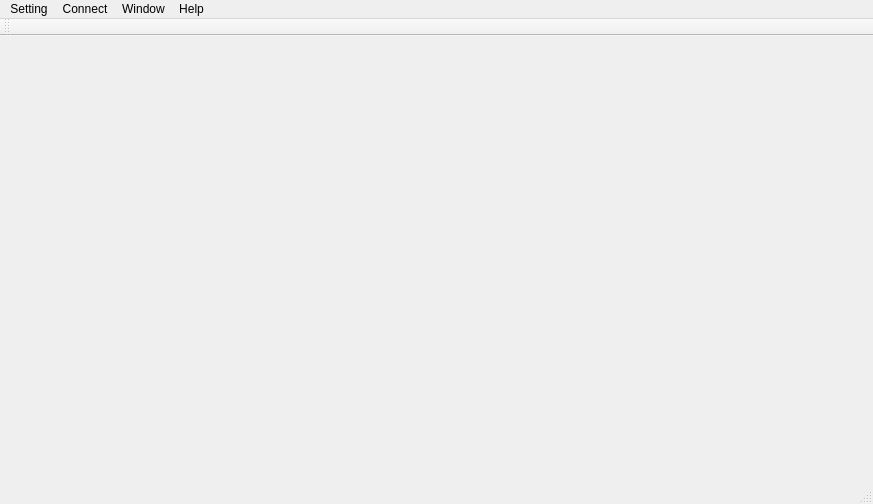
<?xml version="1.0" encoding="UTF-8"?>
<ui version="4.0">
 <class>MainWindow</class>
 <widget class="QMainWindow" name="MainWindow">
  <property name="windowModality">
   <enum>Qt::NonModal</enum>
  </property>
  <property name="geometry">
   <rect>
    <x>0</x>
    <y>0</y>
    <width>873</width>
    <height>504</height>
   </rect>
  </property>
  <property name="sizePolicy">
   <sizepolicy hsizetype="Maximum" vsizetype="Maximum">
    <horstretch>0</horstretch>
    <verstretch>0</verstretch>
   </sizepolicy>
  </property>
  <property name="windowTitle">
   <string>MainWindow</string>
  </property>
  <widget class="QWidget" name="centralWidget"/>
  <widget class="QMenuBar" name="menuBar">
   <property name="geometry">
    <rect>
     <x>0</x>
     <y>0</y>
     <width>873</width>
     <height>19</height>
    </rect>
   </property>
   <widget class="QMenu" name="menuSetting">
    <property name="title">
     <string>Setting</string>
    </property>
    <widget class="QMenu" name="menuCommunicateTool">
     <property name="title">
      <string>CommunicateTool</string>
     </property>
     <addaction name="actionSerial_Port_2"/>
     <addaction name="actionTCP_Port_2"/>
    </widget>
    <addaction name="menuCommunicateTool"/>
    <addaction name="actionSerial_Port"/>
    <addaction name="actionTCP_Port"/>
    <addaction name="actionQuit"/>
   </widget>
   <widget class="QMenu" name="menuConnect">
    <property name="title">
     <string>Connect</string>
    </property>
    <addaction name="actionConnect"/>
    <addaction name="actionDisconnect"/>
   </widget>
   <widget class="QMenu" name="menuWindow">
    <property name="title">
     <string>Window</string>
    </property>
    <addaction name="actionStruct_Window"/>
    <addaction name="actionSend_Window"/>
    <addaction name="actionRece_Window"/>
   </widget>
   <widget class="QMenu" name="menuHelp">
    <property name="title">
     <string>Help</string>
    </property>
    <addaction name="actionHow_to_use"/>
    <addaction name="actionAbout"/>
   </widget>
   <addaction name="menuSetting"/>
   <addaction name="menuConnect"/>
   <addaction name="menuWindow"/>
   <addaction name="menuHelp"/>
  </widget>
  <widget class="QStatusBar" name="statusBar"/>
  <widget class="QToolBar" name="mainToolBar">
   <attribute name="toolBarArea">
    <enum>TopToolBarArea</enum>
   </attribute>
   <attribute name="toolBarBreak">
    <bool>false</bool>
   </attribute>
  </widget>
  <action name="actionSerial_Port">
   <property name="icon">
    <iconset resource="images/res.qrc">
     <normaloff>:/image/CONTROLPANEL.ICO</normaloff>:/image/CONTROLPANEL.ICO</iconset>
   </property>
   <property name="text">
    <string>Serial Port</string>
   </property>
  </action>
  <action name="actionTCP_Port">
   <property name="icon">
    <iconset resource="images/res.qrc">
     <normaloff>:/image/CONTROLPANEL.ICO</normaloff>:/image/CONTROLPANEL.ICO</iconset>
   </property>
   <property name="text">
    <string>TCP Port</string>
   </property>
  </action>
  <action name="actionConnect">
   <property name="icon">
    <iconset resource="images/res.qrc">
     <normaloff>:/image/SEA MONSTER.ICO</normaloff>:/image/SEA MONSTER.ICO</iconset>
   </property>
   <property name="text">
    <string>Connect</string>
   </property>
  </action>
  <action name="actionDisconnect">
   <property name="icon">
    <iconset resource="images/res.qrc">
     <normaloff>:/image/DOWNLOADS567.ICO</normaloff>:/image/DOWNLOADS567.ICO</iconset>
   </property>
   <property name="text">
    <string>Disconnect</string>
   </property>
  </action>
  <action name="actionStruct_Window">
   <property name="icon">
    <iconset resource="images/res.qrc">
     <normaloff>:/image/ACDSEE2.ICO</normaloff>:/image/ACDSEE2.ICO</iconset>
   </property>
   <property name="text">
    <string>Struct Window</string>
   </property>
  </action>
  <action name="actionSend_Window">
   <property name="icon">
    <iconset resource="images/res.qrc">
     <normaloff>:/image/ACDSEE2.ICO</normaloff>:/image/ACDSEE2.ICO</iconset>
   </property>
   <property name="text">
    <string>Send Window</string>
   </property>
  </action>
  <action name="actionRece_Window">
   <property name="icon">
    <iconset resource="images/res.qrc">
     <normaloff>:/image/ACDSEE2.ICO</normaloff>:/image/ACDSEE2.ICO</iconset>
   </property>
   <property name="text">
    <string>Rece Window</string>
   </property>
  </action>
  <action name="actionHow_to_use">
   <property name="icon">
    <iconset resource="images/res.qrc">
     <normaloff>:/image/ADDRESS BOOK.ICO</normaloff>:/image/ADDRESS BOOK.ICO</iconset>
   </property>
   <property name="text">
    <string>How to use</string>
   </property>
  </action>
  <action name="actionAbout">
   <property name="icon">
    <iconset resource="images/res.qrc">
     <normaloff>:/image/ADOBE PHOTOSHOP CS.ICO</normaloff>:/image/ADOBE PHOTOSHOP CS.ICO</iconset>
   </property>
   <property name="text">
    <string>About</string>
   </property>
  </action>
  <action name="actionSerial_Port_2">
   <property name="icon">
    <iconset resource="images/res.qrc">
     <normaloff>:/image/SEA MONSTER.ICO</normaloff>:/image/SEA MONSTER.ICO</iconset>
   </property>
   <property name="text">
    <string>Serial Port</string>
   </property>
  </action>
  <action name="actionTCP_Port_2">
   <property name="icon">
    <iconset resource="images/res.qrc">
     <normaloff>:/image/DOWNLOADS567.ICO</normaloff>:/image/DOWNLOADS567.ICO</iconset>
   </property>
   <property name="text">
    <string>TCP Port</string>
   </property>
  </action>
  <action name="actionQuit">
   <property name="icon">
    <iconset resource="images/res.qrc">
     <normaloff>:/image/Aqua Ball Red.ico</normaloff>:/image/Aqua Ball Red.ico</iconset>
   </property>
   <property name="text">
    <string>Quit</string>
   </property>
  </action>
 </widget>
 <layoutdefault spacing="6" margin="11"/>
 <resources>
  <include location="images/res.qrc"/>
 </resources>
 <connections/>
</ui>
